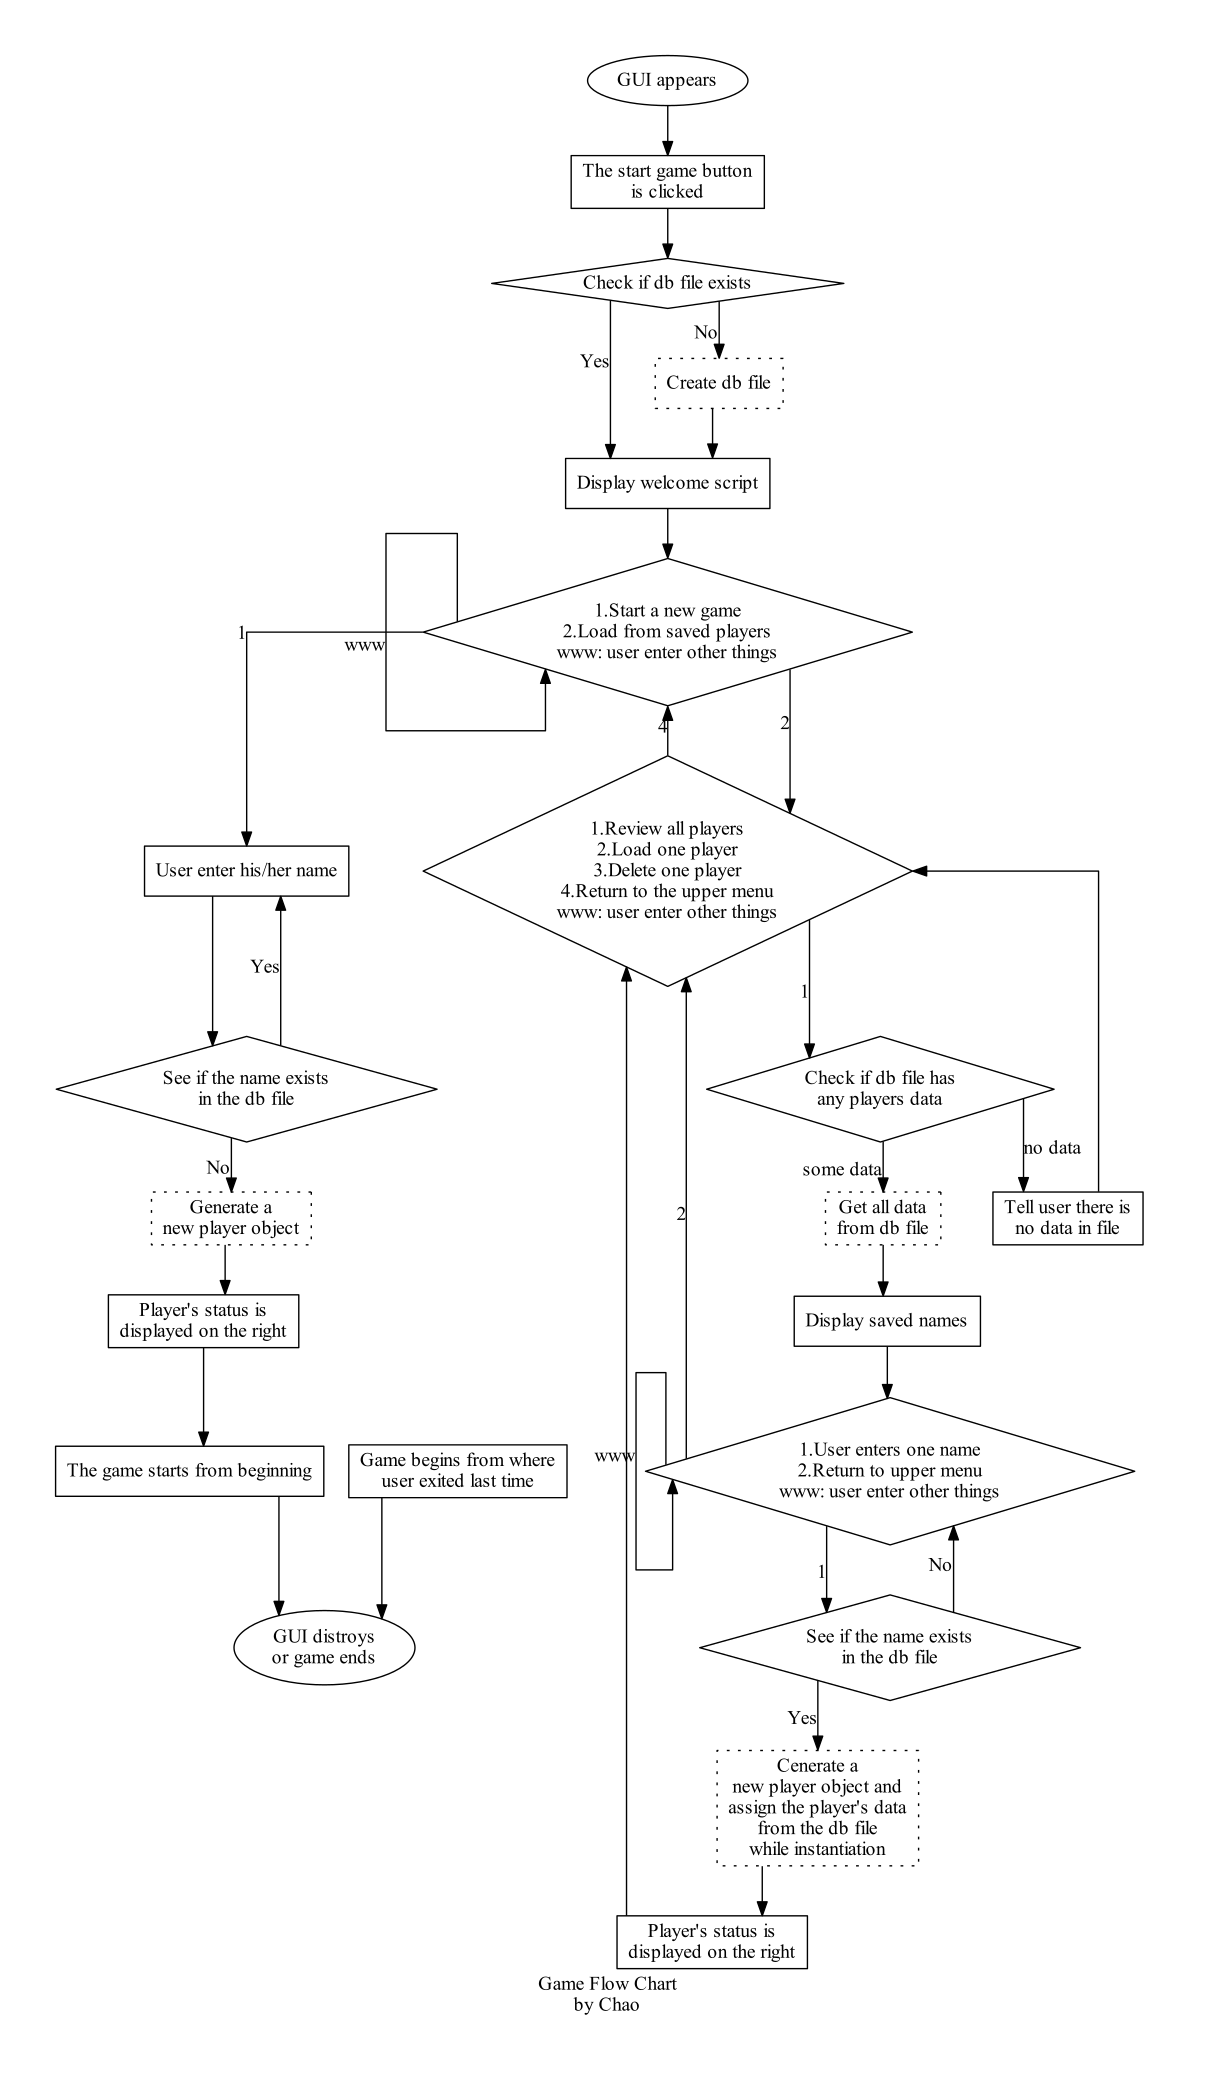

This figure's Python source:
from graphviz import Digraph

dot = Digraph('game_flow_parent', filename='game_flow')
dot.attr(label='Game Flow Chart\nby Chao', splines='ortho')

# oval shape for start and end
dot.attr('node', shape='oval')
# first input is label, second input is text on the node
dot.node('start', 'GUI appears')
dot.node('end', 'GUI distroys\nor game ends')

# soild box shape for whatever could be seen on the GUI
dot.attr('node', shape='box', style='solid')
dot.node('game_started', 'The start game button\nis clicked')
dot.node('welcome_script', 'Display welcome script')
dot.node('enter_yourname', 'User enter his/her name')
dot.node('display_player_status', ('Player\'s status is\n' + 
    'displayed on the right'))
dot.node('tell_user_no_data', 'Tell user there is\nno data in file')
dot.node('show_saved_names','Display saved names')
dot.node('game_main_script', 'The game starts from beginning')
dot.node('display_player_status2', ('Player\'s status is\n' + 
    'displayed on the right'))
dot.node('game_resume', ('Game begins from where\n' +
    'user exited last time'))

# dotted box shpae for whatever is under the GUI, 
# could not be seen by user
dot.attr('node', shape='box', style='dotted')
dot.node('create_db_file', 'Create db file')
dot.node('get_new_player', ('Generate a\n' + 
    'new player object'))
dot.node('get_all_data', 'Get all data\nfrom db file')
dot.node('load_player_object', ('Cenerate a\n' +
    'new player object and\n' +
    'assign the player\'s data\n' +
    'from the db file\n' + 
    'while instantiation'))

# diamond shape for decisions
dot.attr('node', shape='diamond', style='solid')
user_enter_random = 'www: user enter other things'
dot.node('check_db_file', 'Check if db file exists')
dot.node('new_game_or_not', ('1.Start a new game\n' + 
    '2.Load from saved players\n' + 
    user_enter_random))
dot.node('user_io', ('1.Review all players\n' + 
    '2.Load one player\n' + 
    '3.Delete one player\n' + 
    '4.Return to the upper menu\n' + 
    user_enter_random))
dot.node('player_data_check1', 'See if the name exists\nin the db file')
dot.node('check_db_empty', 'Check if db file has\nany players data')
dot.node('user_enter_name', ('1.User enters one name\n' + 
    '2.Return to upper menu\n' + 
    user_enter_random))
dot.node('player_data_check2', 'See if the name exists\nin the db file')

# edges
dot.edge('start', 'game_started')
dot.edge('game_started', 'check_db_file')
dot.edge('check_db_file', 'create_db_file', xlabel='No')
dot.edge('create_db_file', 'welcome_script')
dot.edge('check_db_file', 'welcome_script', xlabel='Yes')
dot.edge('welcome_script', 'new_game_or_not')
dot.edge('new_game_or_not', 'enter_yourname', xlabel='1')
dot.edge('enter_yourname', 'player_data_check1')
dot.edge('player_data_check1', 'enter_yourname', xlabel='Yes')
dot.edge('player_data_check1', 'get_new_player', xlabel='No')
dot.edge('get_new_player', 'display_player_status')
dot.edge('display_player_status', 'game_main_script')
dot.edge('new_game_or_not', 'user_io', xlabel='2')
dot.edge('new_game_or_not', 'new_game_or_not', xlabel='www')
dot.edge('user_io', 'check_db_empty', xlabel='1')
dot.edge('check_db_empty', 'tell_user_no_data', xlabel='no data')
dot.edge('tell_user_no_data', 'user_io')
dot.edge('check_db_empty', 'get_all_data', xlabel='some data')
dot.edge('get_all_data', 'show_saved_names')
dot.edge('show_saved_names', 'user_enter_name')
dot.edge('user_enter_name', 'player_data_check2', xlabel='1')
dot.edge('player_data_check2', 'load_player_object', xlabel='Yes')
dot.edge('load_player_object', 'display_player_status2')
dot.edge('display_player_status2', 'user_io')
dot.edge('player_data_check2', 'user_enter_name', xlabel='No')
dot.edge('user_enter_name', 'user_io', xlabel='2')
dot.edge('user_enter_name', 'user_enter_name', xlabel='www')
dot.edge('user_io', 'new_game_or_not', xlabel='4')
dot.edge('game_resume', 'end')
dot.edge('game_main_script', 'end')

# child graph for rank level
child = Digraph('game_flow_child')
child.attr(rank='same')

dot.subgraph(child)

dot.view()
